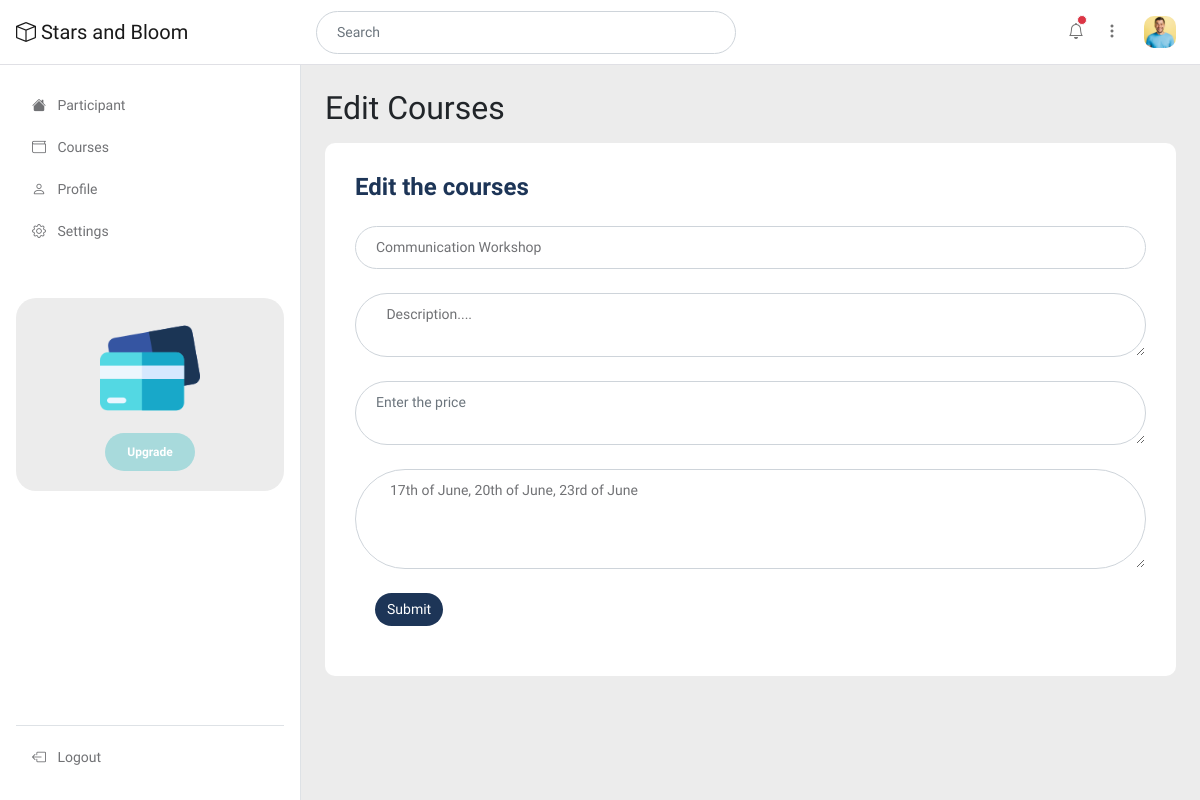
Page /admin/edit-courses.php?id=35 (signed in) on the committed database.
### tables this page shows
CREATE TABLE `courses` (
  `id` int(11) NOT NULL,
  `courses` varchar(100) DEFAULT NULL,
  `description` varchar(200) DEFAULT NULL,
  `price` varchar(200) DEFAULT NULL,
  `available_dates` varchar(100) DEFAULT NULL,
  `date_created` timestamp NOT NULL DEFAULT current_timestamp()
);

### admin/edit-courses.php (the view, shortened to what this page needs)
<?php
include("connect.php");
$id = $_GET['id'];
$select = "SELECT * FROM courses WHERE id = '$id'";
$result = mysqli_query($conn,$select);
$row = mysqli_fetch_array($result);
$course = $row['courses'];
$description = $row['description'];
$date = $row['available_dates'];
?>
<!doctype html>
<html lang="en">
    <head>
        <link href="css/bootstrap.min.css" rel="stylesheet">
        <link href="css/bootstrap-icons.css" rel="stylesheet">
        <link href="css/apexcharts.css" rel="stylesheet">
        <link href="css/tooplate-mini-finance.css" rel="stylesheet">
    </head>
    <body>
        <header class="navbar sticky-top flex-md-nowrap">
            <div class="col-md-3 col-lg-3 me-0 px-3 fs-6">
                <a class="navbar-brand" href="dashboard.php">
                    <i class="bi-box"></i>
                    Stars and Bloom
                </a>
            </div>
            <form class="custom-form header-form ms-lg-3 ms-md-3 me-lg-auto me-md-auto order-2 order-lg-0 order-md-0" action="#" method="get" role="form">
                <input class="form-control" name="search" type="text" placeholder="Search" aria-label="Search">
            </form>
            <div class="navbar-nav me-lg-2">
                <div class="nav-item text-nowrap d-flex align-items-center">
                    <div class="dropdown ps-3">
                        <a class="nav-link dropdown-toggle text-center" href="#" role="button" data-bs-toggle="dropdown" aria-expanded="false">
                            <i class="bi-bell"></i>
                            <span class="position-absolute start-100 translate-middle p-1 bg-danger border border-light rounded-circle">
                            </span>
                        </a>
                    </div>
                    <div class="dropdown ps-1">
                        <a class="nav-link dropdown-toggle text-center" href="#" role="button" data-bs-toggle="dropdown" aria-expanded="false">
                            <i class="bi-three-dots-vertical"></i>
                        </a>
                    </div>
                    <div class="dropdown px-3">
                        <a class="nav-link dropdown-toggle" href="#" role="button" data-bs-toggle="dropdown" aria-expanded="false">
                            <img src="images/medium-shot-happy-man-smiling.jpg" class="profile-image img-fluid" alt="">
                        </a>
                    </div>
                </div>
            </div>
        </header>
        <div class="container-fluid">
            <div class="row">
                <?php
                    include("nav.php");
                ?>
                <main class="main-wrapper col-md-9 ms-sm-auto py-4 col-lg-9 px-md-4 border-start">
                    <div class="title-group mb-3">
                        <h1 class="h2 mb-0">Edit Courses</h1>
                    </div>
                    <div class="col-lg-12 col-12">
                        <div class="custom-block bg-white">
                        <h5 class="mb-4">Edit the courses</h5>
                        <div>
                            <form class="custom-form password-form" action="proc-edit.php" method="post" role="form">
                                <input type="text" placeholder="Course Name" class="form-control" name="courses" value="<?php echo $course;?>">
                                <textarea name="description" id="" class="form-control" placeholder="Enter the Decription of the Course" maxlength="100" minlength="10"> <?php echo $description;?> </textarea>
                                <textarea name = "price" id="" class="form-control" placeholder="Enter the price"></textarea>
                                <textarea name="date" id="" class="form-control" placeholder="Seperate each date with a comma" style="height: 100px;"> <?php echo $date;?> </textarea>
                                <div style="margin: 20px;">
                                    <button type="submit" class="btn btn-success">
                                        <i class="fa fa-search" aria-hidden="true"></i> Submit
                                    </button>
                                </div>
                            </form>
                        </div>
                    </div>
                </main>
            </div>
        </div>
    </body>
</html>

### admin/css/tooplate-mini-finance.css (style rules this page uses)
:root { --white-color: #ffffff; --primary-color: #E63946; --secondary-color: #F1FAEE; --section-bg-color: #ececec; --primary-bg-color: #E63946; --custom-btn-bg-color: #A8DADC; --custom-btn-bg-hover-color: #1D3557; --heading-color: #1D3557; --dark-color: #000000; --p-color: #717275; --border-color: #e0e0e5; --link-hover-color: #E63946; --body-font-family: 'Unbounded'; --h1-font-size: 74px; --h2-font-size: 46px; --h3-font-size: 32px; --h4-font-size: 28px; --h5-font-size: 24px; --h6-font-size: 22px; --p-font-size: 18px; --menu-font-size: 14px; --btn-font-size: 12px; --copyright-font-size: 10px; --border-radius-large: 100px; --border-radius-medium: 20px; --border-radius-small: 10px; --font-weight-light: 300; --font-weight-normal: 400; --font-weight-bold: 700; }
body { background-color: var(--white-color); font-family: var(--body-font-family); }
h2, h3, h4, h5, h6 { color: var(--heading-color); }
h1, h2, h3, h4, h5, h6 { font-weight: var(--font-weight-bold); }
h1 { font-size: var(--h1-font-size); }
h5 { font-size: var(--h5-font-size); }
a, button { touch-action: manipulation; transition: all 0.3s; }
a { display: inline-block; color: var(--primary-color); text-decoration: none; }
.main-wrapper { background: var(--section-bg-color); min-height: calc(100vh - 65px); }
.profile-image { border-radius: var(--border-radius-small); width: 32px; height: 32px; object-fit: cover; }
.navbar { background: var(--white-color); border-bottom: 1px solid var(--border-color); padding-top: 8px; padding-bottom: 8px; }
.navbar .nav-link { position: relative; }
.navbar .header-form { width: 35%; }
.navbar .header-form .form-control { margin-bottom: 0; }
.navbar .dropdown-toggle::after { display: none; }
.dropdown-toggle { width: 32px; }
.dropdown-toggle .start-100 { top: 8px; left: 68%!important; }
.custom-block { background: var(--secondary-color); border-radius: var(--border-radius-small); position: relative; overflow: hidden; margin-bottom: 24px; padding: 30px; }
.custom-form .form-control { color: var(--p-color); border-radius: var(--border-radius-large); font-size: var(--menu-font-size); margin-bottom: 24px; padding: 10px 20px; outline: none; transition: all 0.3s; }
.custom-form button[type="button"], .custom-form button[type="submit"] { border-radius: var(--border-radius-large); font-size: var(--menu-font-size); transition: all 0.3s; margin-bottom: 0; }
.custom-form button[type="submit"] { background: var(--custom-btn-bg-hover-color); border: none; color: var(--white-color); }
@media screen and (max-width: 1200px) { h1 { font-size: 62px; } }

### rows in the picture
courses: courses "Communication Workshop", description "Description....", date "17th of June, 20th of June, 23rd of June"
